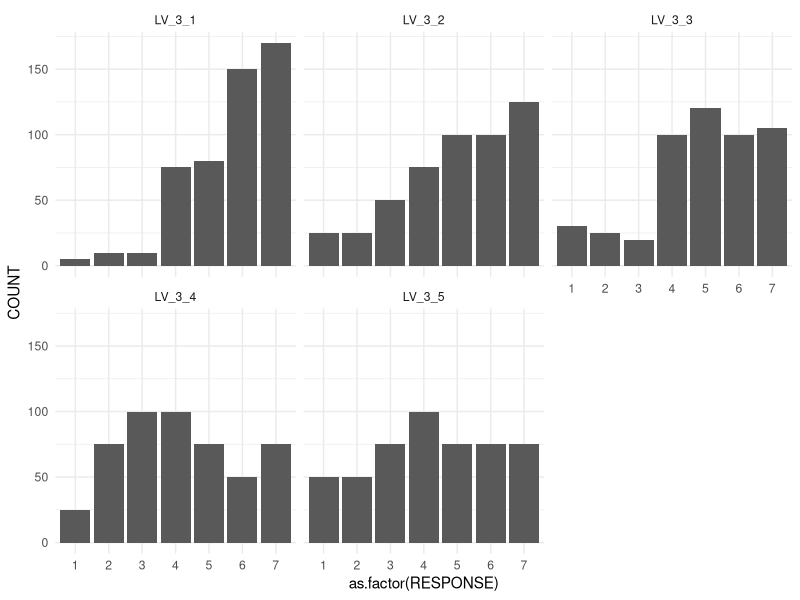

Here is the R script that generated this plot: (Note: this script raises an error after producing the figure.)
# --- Load packages --- #

library(lavaan)
library(mvtnorm)
library(dplyr)
library(tibble)
library(tidyr)
library(stringr)
library(ggplot2)

# --- Create helper functions --- #

create_indicator_variables <- function(
    theta,
    factor_loading,
    var_name_prefix
) {
  
  error_cov_matrix <- diag(1 - factor_loading^2)
  uniqueness_var <- mvtnorm::rmvnorm(
    n = length(theta),
    sigma = error_cov_matrix,
    mean = rep(0, ncol(error_cov_matrix))
  ) |>
    t()
  
  ind_var_data <- matrix(factor_loading, ncol = 1)%*%theta + uniqueness_var
  ind_var_data <- t(ind_var_data)
  
  output <- tibble::as_tibble(
    ind_var_data
  )
  
  names(output) <- paste0(var_name_prefix, 1:ncol(output))
  
  return(output)
  
}

create_ordinal_response <- function(variable, prob) {
  
  var_ordinal <- variable 
  cum_sum_prob <- cumsum(prob)
  var_quantile <- quantile(var_ordinal, cum_sum_prob)
  var_quantile <- matrix(var_quantile, nrow = length(var_ordinal), ncol = length(cum_sum_prob), byrow = T)
  var_log <- var_ordinal <= var_quantile
  var_response <- apply(var_log, 1, function(x) which.max(x))
  
  return(var_response)
  
}

create_multiple_ordinal_response <- function(
    data,
    prob_list
) {
  
  output <- purrr::map_dfc(
    1:ncol(data),
    function(i) {
      var <- unlist(data[, i])
      prob <- prob_list[[i]]
      ord_response <- create_ordinal_response(var, prob)
      return(ord_response)
    }
  )
  
  names(output) <- names(data)
  return(output)
}

# --- Set simulation parameters --- #

set.seed(342534)
n_theta <- 3
n <- 500

# Factor loadings
factor_loading_par <- matrix(
  c(.6, .8, .7, .7, .9, 
    .9, .7, .8, .8, .8, 
    .5, .8, .7, .7, .8),
  nrow = n_theta,
  byrow = TRUE
)

# Theta population covariance matrix and mean vector
theta_cov <- matrix(
  c(1, .5, .6, 
    .5, 1, .4, 
    .6, .4, 1),
  ncol = n_theta,
  nrow = n_theta,
  byrow = TRUE
)

theta_mean <- rep(0, n_theta)

# Ordinal response cut-offs

resp_lv_1 <- list(
  c(0.10, 0.15, 0.20, 0.20, 0.15, 0.10, 0.10),
  c(0.05, 0.05, 0.10, 0.15, 0.20, 0.20, 0.25),
  c(0.01, 0.05, 0.14, 0.40, 0.24, 0.05, 0.11),
  c(0.05, 0.15, 0.20, 0.20, 0.15, 0.10, 0.15),
  c(0.10, 0.10, 0.15, 0.20, 0.15, 0.15, 0.15)
)

resp_lv_2 <- list(
  c(0.10, 0.10, 0.15, 0.20, 0.15, 0.15, 0.15),
  c(0.05, 0.05, 0.10, 0.15, 0.20, 0.20, 0.25),
  c(0.01, 0.05, 0.04, 0.20, 0.24, 0.20, 0.21),
  c(0.05, 0.15, 0.20, 0.20, 0.15, 0.10, 0.15),
  c(0.10, 0.15, 0.20, 0.20, 0.15, 0.10, 0.10)
)

resp_lv_3 <- list(
  c(0.01, 0.02, 0.02, 0.15, 0.16, 0.30, 0.34),
  c(0.05, 0.05, 0.10, 0.15, 0.20, 0.20, 0.25),
  c(0.01, 0.05, 0.04, 0.20, 0.24, 0.20, 0.21),
  c(0.05, 0.15, 0.20, 0.20, 0.15, 0.10, 0.15),
  c(0.10, 0.10, 0.15, 0.20, 0.15, 0.15, 0.15)
)

# Generate data

theta_matrix <- mvtnorm::rmvnorm(
  n = n, 
  mean = theta_mean,
  sigma = theta_cov
)

# Create continuous data
data_1_cont <- create_indicator_variables(
  theta = theta_matrix[, 1],
  factor_loading = factor_loading_par[1, ],
  var_name_prefix = "LV_1_"
)

data_2_cont <- create_indicator_variables(
  theta = theta_matrix[, 2],
  factor_loading = factor_loading_par[2, ],
  var_name_prefix = "LV_2_"
)

data_3_cont <- create_indicator_variables(
  theta = theta_matrix[, 3],
  factor_loading = factor_loading_par[3, ],
  var_name_prefix = "LV_3_"
)

# Create ordinal data

data_1_ord <- create_multiple_ordinal_response(
  data = data_1_cont,
  prob_list = resp_lv_1
)

data_2_ord <- create_multiple_ordinal_response(
  data = data_2_cont,
  prob_list = resp_lv_2
)

data_3_ord <- create_multiple_ordinal_response(
  data = data_3_cont,
  prob_list = resp_lv_3
)

data_ordinal <- dplyr::bind_cols(
  data_1_ord,
  data_2_ord,
  data_3_ord
)

data_continuous <- dplyr::bind_cols(
  data_1_cont,
  data_2_cont,
  data_3_cont
)

data_ord_long <- 
  data_ordinal |>
  tidyr::pivot_longer(
    cols = LV_1_1:LV_3_5,
    names_to = "LV_ITEM",
    values_to = "RESPONSE"
  ) |>
  dplyr::mutate(
    LV = stringr::str_sub(LV_ITEM, 1, 4)
  )

ggplot2::ggplot(
  data = data_ord_long |> 
    dplyr::filter(LV == "LV_3") |>
    dplyr::group_by(
      LV_ITEM,
      RESPONSE
    ) |>
    dplyr::summarise(
      COUNT = dplyr::n()
    ),
  ggplot2::aes(
    x = as.factor(RESPONSE), 
    y = COUNT
  )
) + 
  ggplot2::geom_bar(stat = "identity") + 
  ggplot2::facet_wrap(LV_ITEM ~ .) +
  ggplot2::theme_minimal()

cfa_model <- "
f1 =~ NA*LV_1_1 + LV_1_2 + LV_1_3 + LV_1_4 + LV_1_5
f2 =~ NA*LV_2_1 + LV_2_2 + LV_2_3 + LV_2_4 + LV_2_5
f3 =~ NA*LV_3_1 + LV_3_2 + LV_3_3 + LV_3_4 + LV_3_5

f1~~1*f1
f2~~1*f2
f3~~1*f3
"


cfa_fit <- lavaan::cfa(model = cfa_model, data = data_ordinal, estimator = "MLM")

cfa_fit <- lavaan::cfa(model = cfa_model, data = data_ordinal)
